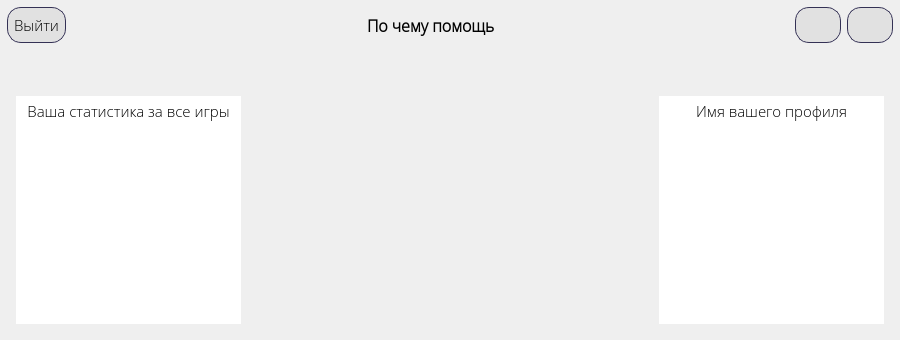
<?xml version="1.0" encoding="UTF-8"?>
<ui version="4.0">
 <class>Help_menu</class>
 <widget class="QDialog" name="Help_menu">
  <property name="geometry">
   <rect>
    <x>0</x>
    <y>0</y>
    <width>900</width>
    <height>340</height>
   </rect>
  </property>
  <property name="minimumSize">
   <size>
    <width>900</width>
    <height>340</height>
   </size>
  </property>
  <property name="maximumSize">
   <size>
    <width>900</width>
    <height>16777215</height>
   </size>
  </property>
  <property name="focusPolicy">
   <enum>Qt::StrongFocus</enum>
  </property>
  <property name="windowTitle">
   <string>Меню помощи</string>
  </property>
  <property name="windowIcon">
   <iconset>
    <normaloff>photo_data/help.png</normaloff>photo_data/help.png</iconset>
  </property>
  <property name="styleSheet">
   <string notr="true">QPushButton {
background-color: rgb(225, 225, 225);
border: 1px solid #343155;
padding: 6px; border-radius: 14px;}

QPushButton:hover, QPushButton:clicked { 
background-color: ; 
border: 1px solid rgb(37, 183, 211);}
QPushButton:pressed {
background-color:rgb(34, 169, 193);}
QTextBrowser{border: 0px;}</string>
  </property>
  <layout class="QGridLayout" name="gridLayout">
   <property name="leftMargin">
    <number>7</number>
   </property>
   <property name="topMargin">
    <number>7</number>
   </property>
   <property name="rightMargin">
    <number>7</number>
   </property>
   <property name="bottomMargin">
    <number>7</number>
   </property>
   <property name="horizontalSpacing">
    <number>6</number>
   </property>
   <item row="0" column="0">
    <layout class="QVBoxLayout" name="verticalLayout">
     <property name="spacing">
      <number>6</number>
     </property>
     <item>
      <layout class="QHBoxLayout" name="horizontalLayout">
       <item>
        <widget class="QPushButton" name="btn_exit">
         <property name="sizePolicy">
          <sizepolicy hsizetype="Preferred" vsizetype="Preferred">
           <horstretch>0</horstretch>
           <verstretch>0</verstretch>
          </sizepolicy>
         </property>
         <property name="font">
          <font>
           <family>Open Sans Light</family>
           <pointsize>11</pointsize>
          </font>
         </property>
         <property name="toolTip">
          <string>Выйти из меню помощи</string>
         </property>
         <property name="styleSheet">
          <string notr="true">QPushButton:hover, QPushButton:clicked { 
background-color: rgb(208, 208, 208); 
border: 1px solid rgb(225, 78, 78);}
QPushButton:pressed {
background-color:rgb(211, 79, 79);}</string>
         </property>
         <property name="text">
          <string>Выйти</string>
         </property>
         <property name="icon">
          <iconset>
           <normaloff>photo_data/exit.png</normaloff>photo_data/exit.png</iconset>
         </property>
        </widget>
       </item>
       <item>
        <spacer name="horizontalSpacer_2">
         <property name="orientation">
          <enum>Qt::Horizontal</enum>
         </property>
         <property name="sizeHint" stdset="0">
          <size>
           <width>40</width>
           <height>20</height>
          </size>
         </property>
        </spacer>
       </item>
       <item>
        <widget class="QLabel" name="label_about_what">
         <property name="font">
          <font>
           <family>Open Sans Light</family>
           <pointsize>12</pointsize>
           <weight>75</weight>
           <bold>true</bold>
          </font>
         </property>
         <property name="text">
          <string>По чему помощь</string>
         </property>
        </widget>
       </item>
       <item>
        <spacer name="horizontalSpacer">
         <property name="orientation">
          <enum>Qt::Horizontal</enum>
         </property>
         <property name="sizeHint" stdset="0">
          <size>
           <width>40</width>
           <height>20</height>
          </size>
         </property>
        </spacer>
       </item>
       <item>
        <widget class="QPushButton" name="btn_left">
         <property name="sizePolicy">
          <sizepolicy hsizetype="Preferred" vsizetype="Preferred">
           <horstretch>0</horstretch>
           <verstretch>0</verstretch>
          </sizepolicy>
         </property>
         <property name="toolTip">
          <string>Перелестнуть страницу влево</string>
         </property>
         <property name="text">
          <string/>
         </property>
         <property name="icon">
          <iconset>
           <normaloff>photo_data/arrow_left.png</normaloff>photo_data/arrow_left.png</iconset>
         </property>
         <property name="iconSize">
          <size>
           <width>25</width>
           <height>25</height>
          </size>
         </property>
        </widget>
       </item>
       <item>
        <widget class="QPushButton" name="btn_right">
         <property name="sizePolicy">
          <sizepolicy hsizetype="Preferred" vsizetype="Preferred">
           <horstretch>0</horstretch>
           <verstretch>0</verstretch>
          </sizepolicy>
         </property>
         <property name="toolTip">
          <string>Перелистнуть страницу вправо</string>
         </property>
         <property name="text">
          <string/>
         </property>
         <property name="icon">
          <iconset>
           <normaloff>photo_data/arrow_right.png</normaloff>photo_data/arrow_right.png</iconset>
         </property>
         <property name="iconSize">
          <size>
           <width>25</width>
           <height>25</height>
          </size>
         </property>
        </widget>
       </item>
      </layout>
     </item>
     <item>
      <widget class="QStackedWidget" name="stackedWidget_help">
       <property name="sizePolicy">
        <sizepolicy hsizetype="Expanding" vsizetype="Expanding">
         <horstretch>0</horstretch>
         <verstretch>0</verstretch>
        </sizepolicy>
       </property>
       <property name="currentIndex">
        <number>0</number>
       </property>
       <widget class="QWidget" name="page">
        <layout class="QGridLayout" name="gridLayout_2">
         <property name="topMargin">
          <number>0</number>
         </property>
         <item row="0" column="0">
          <layout class="QVBoxLayout" name="verticalLayout_2">
           <item>
            <widget class="QLabel" name="label">
             <property name="sizePolicy">
              <sizepolicy hsizetype="Preferred" vsizetype="Preferred">
               <horstretch>0</horstretch>
               <verstretch>0</verstretch>
              </sizepolicy>
             </property>
             <property name="minimumSize">
              <size>
               <width>0</width>
               <height>41</height>
              </size>
             </property>
             <property name="text">
              <string/>
             </property>
             <property name="pixmap">
              <pixmap>photo_data/first_help_page.jpg</pixmap>
             </property>
             <property name="scaledContents">
              <bool>true</bool>
             </property>
            </widget>
           </item>
           <item>
            <layout class="QHBoxLayout" name="horizontalLayout_2">
             <item>
              <widget class="QTextBrowser" name="textBrowser">
               <property name="font">
                <font>
                 <family>Open Sans Light</family>
                </font>
               </property>
               <property name="html">
                <string>&lt;!DOCTYPE HTML PUBLIC &quot;-//W3C//DTD HTML 4.0//EN&quot; &quot;http://www.w3.org/TR/REC-html40/strict.dtd&quot;&gt;
&lt;html&gt;&lt;head&gt;&lt;meta name=&quot;qrichtext&quot; content=&quot;1&quot; /&gt;&lt;style type=&quot;text/css&quot;&gt;
p, li { white-space: pre-wrap; }
&lt;/style&gt;&lt;/head&gt;&lt;body style=&quot; font-family:'Open Sans Light'; font-size:6.6pt; font-weight:400; font-style:normal;&quot;&gt;
&lt;p align=&quot;center&quot; style=&quot; margin-top:0px; margin-bottom:0px; margin-left:0px; margin-right:0px; -qt-block-indent:0; text-indent:0px;&quot;&gt;&lt;span style=&quot; font-size:11pt;&quot;&gt;Ваша статистика за все игры&lt;/span&gt;&lt;/p&gt;&lt;/body&gt;&lt;/html&gt;</string>
               </property>
              </widget>
             </item>
             <item>
              <spacer name="horizontalSpacer_4">
               <property name="orientation">
                <enum>Qt::Horizontal</enum>
               </property>
               <property name="sizeHint" stdset="0">
                <size>
                 <width>444</width>
                 <height>20</height>
                </size>
               </property>
              </spacer>
             </item>
             <item>
              <widget class="QTextBrowser" name="textBrowser_2">
               <property name="font">
                <font>
                 <family>Open Sans Light</family>
                </font>
               </property>
               <property name="html">
                <string>&lt;!DOCTYPE HTML PUBLIC &quot;-//W3C//DTD HTML 4.0//EN&quot; &quot;http://www.w3.org/TR/REC-html40/strict.dtd&quot;&gt;
&lt;html&gt;&lt;head&gt;&lt;meta name=&quot;qrichtext&quot; content=&quot;1&quot; /&gt;&lt;style type=&quot;text/css&quot;&gt;
p, li { white-space: pre-wrap; }
&lt;/style&gt;&lt;/head&gt;&lt;body style=&quot; font-family:'Open Sans Light'; font-size:6.6pt; font-weight:400; font-style:normal;&quot;&gt;
&lt;p align=&quot;center&quot; style=&quot; margin-top:0px; margin-bottom:0px; margin-left:0px; margin-right:0px; -qt-block-indent:0; text-indent:0px;&quot;&gt;&lt;span style=&quot; font-size:11pt;&quot;&gt;Имя вашего профиля&lt;/span&gt;&lt;/p&gt;&lt;/body&gt;&lt;/html&gt;</string>
               </property>
              </widget>
             </item>
            </layout>
           </item>
          </layout>
         </item>
        </layout>
       </widget>
       <widget class="QWidget" name="page_2">
        <layout class="QGridLayout" name="gridLayout_3">
         <property name="leftMargin">
          <number>0</number>
         </property>
         <property name="rightMargin">
          <number>0</number>
         </property>
         <item row="0" column="0">
          <layout class="QHBoxLayout" name="horizontalLayout_4">
           <item>
            <layout class="QVBoxLayout" name="verticalLayout_3">
             <property name="spacing">
              <number>2</number>
             </property>
             <item>
              <widget class="QLabel" name="label_4">
               <property name="sizePolicy">
                <sizepolicy hsizetype="Preferred" vsizetype="Preferred">
                 <horstretch>0</horstretch>
                 <verstretch>0</verstretch>
                </sizepolicy>
               </property>
               <property name="minimumSize">
                <size>
                 <width>0</width>
                 <height>43</height>
                </size>
               </property>
               <property name="maximumSize">
                <size>
                 <width>496</width>
                 <height>16777215</height>
                </size>
               </property>
               <property name="text">
                <string/>
               </property>
               <property name="pixmap">
                <pixmap>photo_data/second_help_page_1.jpg</pixmap>
               </property>
               <property name="scaledContents">
                <bool>true</bool>
               </property>
              </widget>
             </item>
             <item>
              <widget class="QTextBrowser" name="textBrowser_3">
               <property name="font">
                <font>
                 <family>Open Sans Light</family>
                </font>
               </property>
               <property name="html">
                <string>&lt;!DOCTYPE HTML PUBLIC &quot;-//W3C//DTD HTML 4.0//EN&quot; &quot;http://www.w3.org/TR/REC-html40/strict.dtd&quot;&gt;
&lt;html&gt;&lt;head&gt;&lt;meta name=&quot;qrichtext&quot; content=&quot;1&quot; /&gt;&lt;style type=&quot;text/css&quot;&gt;
p, li { white-space: pre-wrap; }
&lt;/style&gt;&lt;/head&gt;&lt;body style=&quot; font-family:'Open Sans Light'; font-size:6.6pt; font-weight:400; font-style:normal;&quot;&gt;
&lt;p align=&quot;center&quot; style=&quot; margin-top:0px; margin-bottom:0px; margin-left:0px; margin-right:0px; -qt-block-indent:0; text-indent:0px;&quot;&gt;&lt;span style=&quot; font-size:11pt;&quot;&gt;Все коллекции, которые у вас есть&lt;/span&gt;&lt;/p&gt;&lt;/body&gt;&lt;/html&gt;</string>
               </property>
              </widget>
             </item>
            </layout>
           </item>
           <item>
            <layout class="QVBoxLayout" name="verticalLayout_4">
             <property name="spacing">
              <number>1</number>
             </property>
             <item>
              <widget class="QLabel" name="label_5">
               <property name="sizePolicy">
                <sizepolicy hsizetype="Preferred" vsizetype="Preferred">
                 <horstretch>0</horstretch>
                 <verstretch>0</verstretch>
                </sizepolicy>
               </property>
               <property name="minimumSize">
                <size>
                 <width>0</width>
                 <height>43</height>
                </size>
               </property>
               <property name="maximumSize">
                <size>
                 <width>16777215</width>
                 <height>16777215</height>
                </size>
               </property>
               <property name="text">
                <string/>
               </property>
               <property name="pixmap">
                <pixmap>photo_data/second_help_page_2.jpg</pixmap>
               </property>
               <property name="scaledContents">
                <bool>true</bool>
               </property>
              </widget>
             </item>
             <item>
              <layout class="QHBoxLayout" name="horizontalLayout_3">
               <property name="spacing">
                <number>2</number>
               </property>
               <item>
                <widget class="QTextBrowser" name="textBrowser_5">
                 <property name="sizePolicy">
                  <sizepolicy hsizetype="Preferred" vsizetype="Expanding">
                   <horstretch>0</horstretch>
                   <verstretch>0</verstretch>
                  </sizepolicy>
                 </property>
                 <property name="maximumSize">
                  <size>
                   <width>137</width>
                   <height>16777215</height>
                  </size>
                 </property>
                 <property name="font">
                  <font>
                   <family>Open Sans Light</family>
                  </font>
                 </property>
                 <property name="html">
                  <string>&lt;!DOCTYPE HTML PUBLIC &quot;-//W3C//DTD HTML 4.0//EN&quot; &quot;http://www.w3.org/TR/REC-html40/strict.dtd&quot;&gt;
&lt;html&gt;&lt;head&gt;&lt;meta name=&quot;qrichtext&quot; content=&quot;1&quot; /&gt;&lt;style type=&quot;text/css&quot;&gt;
p, li { white-space: pre-wrap; }
&lt;/style&gt;&lt;/head&gt;&lt;body style=&quot; font-family:'Open Sans Light'; font-size:6.6pt; font-weight:400; font-style:normal;&quot;&gt;
&lt;p align=&quot;center&quot; style=&quot; margin-top:0px; margin-bottom:0px; margin-left:0px; margin-right:0px; -qt-block-indent:0; text-indent:0px;&quot;&gt;&lt;span style=&quot; font-size:11pt;&quot;&gt;Добавить новую коллекцию&lt;/span&gt;&lt;/p&gt;&lt;/body&gt;&lt;/html&gt;</string>
                 </property>
                </widget>
               </item>
               <item>
                <widget class="QTextBrowser" name="textBrowser_6">
                 <property name="sizePolicy">
                  <sizepolicy hsizetype="Preferred" vsizetype="Expanding">
                   <horstretch>0</horstretch>
                   <verstretch>0</verstretch>
                  </sizepolicy>
                 </property>
                 <property name="maximumSize">
                  <size>
                   <width>137</width>
                   <height>16777215</height>
                  </size>
                 </property>
                 <property name="font">
                  <font>
                   <family>Open Sans Light</family>
                  </font>
                 </property>
                 <property name="html">
                  <string>&lt;!DOCTYPE HTML PUBLIC &quot;-//W3C//DTD HTML 4.0//EN&quot; &quot;http://www.w3.org/TR/REC-html40/strict.dtd&quot;&gt;
&lt;html&gt;&lt;head&gt;&lt;meta name=&quot;qrichtext&quot; content=&quot;1&quot; /&gt;&lt;style type=&quot;text/css&quot;&gt;
p, li { white-space: pre-wrap; }
&lt;/style&gt;&lt;/head&gt;&lt;body style=&quot; font-family:'Open Sans Light'; font-size:6.6pt; font-weight:400; font-style:normal;&quot;&gt;
&lt;p align=&quot;center&quot; style=&quot; margin-top:0px; margin-bottom:0px; margin-left:0px; margin-right:0px; -qt-block-indent:0; text-indent:0px;&quot;&gt;&lt;span style=&quot; font-size:11pt;&quot;&gt;Удалить коллекцию, которая выбрана сейчас&lt;/span&gt;&lt;/p&gt;&lt;/body&gt;&lt;/html&gt;</string>
                 </property>
                </widget>
               </item>
               <item>
                <widget class="QTextBrowser" name="textBrowser_7">
                 <property name="sizePolicy">
                  <sizepolicy hsizetype="Preferred" vsizetype="Expanding">
                   <horstretch>0</horstretch>
                   <verstretch>0</verstretch>
                  </sizepolicy>
                 </property>
                 <property name="maximumSize">
                  <size>
                   <width>137</width>
                   <height>16777215</height>
                  </size>
                 </property>
                 <property name="font">
                  <font>
                   <family>Open Sans Light</family>
                  </font>
                 </property>
                 <property name="html">
                  <string>&lt;!DOCTYPE HTML PUBLIC &quot;-//W3C//DTD HTML 4.0//EN&quot; &quot;http://www.w3.org/TR/REC-html40/strict.dtd&quot;&gt;
&lt;html&gt;&lt;head&gt;&lt;meta name=&quot;qrichtext&quot; content=&quot;1&quot; /&gt;&lt;style type=&quot;text/css&quot;&gt;
p, li { white-space: pre-wrap; }
&lt;/style&gt;&lt;/head&gt;&lt;body style=&quot; font-family:'Open Sans Light'; font-size:6.6pt; font-weight:400; font-style:normal;&quot;&gt;
&lt;p align=&quot;center&quot; style=&quot; margin-top:0px; margin-bottom:0px; margin-left:0px; margin-right:0px; -qt-block-indent:0; text-indent:0px;&quot;&gt;&lt;span style=&quot; font-size:11pt;&quot;&gt;Изменить название коллекции, которая выбрана сейчас&lt;/span&gt;&lt;/p&gt;&lt;/body&gt;&lt;/html&gt;</string>
                 </property>
                </widget>
               </item>
              </layout>
             </item>
            </layout>
           </item>
          </layout>
         </item>
        </layout>
       </widget>
       <widget class="QWidget" name="page_3">
        <layout class="QGridLayout" name="gridLayout_4">
         <item row="0" column="0">
          <layout class="QHBoxLayout" name="horizontalLayout_6">
           <item>
            <layout class="QVBoxLayout" name="verticalLayout_6">
             <item>
              <widget class="QLabel" name="label_6">
               <property name="sizePolicy">
                <sizepolicy hsizetype="Preferred" vsizetype="Preferred">
                 <horstretch>0</horstretch>
                 <verstretch>0</verstretch>
                </sizepolicy>
               </property>
               <property name="minimumSize">
                <size>
                 <width>0</width>
                 <height>43</height>
                </size>
               </property>
               <property name="maximumSize">
                <size>
                 <width>524</width>
                 <height>16777215</height>
                </size>
               </property>
               <property name="text">
                <string/>
               </property>
               <property name="pixmap">
                <pixmap>photo_data/third_help_page_1.jpg</pixmap>
               </property>
               <property name="scaledContents">
                <bool>true</bool>
               </property>
              </widget>
             </item>
             <item>
              <spacer name="verticalSpacer">
               <property name="orientation">
                <enum>Qt::Vertical</enum>
               </property>
               <property name="sizeHint" stdset="0">
                <size>
                 <width>20</width>
                 <height>40</height>
                </size>
               </property>
              </spacer>
             </item>
            </layout>
           </item>
           <item>
            <spacer name="horizontalSpacer_5">
             <property name="orientation">
              <enum>Qt::Horizontal</enum>
             </property>
             <property name="sizeHint" stdset="0">
              <size>
               <width>587</width>
               <height>20</height>
              </size>
             </property>
            </spacer>
           </item>
           <item>
            <layout class="QVBoxLayout" name="verticalLayout_5">
             <item>
              <widget class="QLabel" name="label_7">
               <property name="sizePolicy">
                <sizepolicy hsizetype="Preferred" vsizetype="Preferred">
                 <horstretch>0</horstretch>
                 <verstretch>0</verstretch>
                </sizepolicy>
               </property>
               <property name="minimumSize">
                <size>
                 <width>0</width>
                 <height>43</height>
                </size>
               </property>
               <property name="maximumSize">
                <size>
                 <width>16777215</width>
                 <height>16777215</height>
                </size>
               </property>
               <property name="text">
                <string/>
               </property>
               <property name="pixmap">
                <pixmap>photo_data/third_help_page_2.jpg</pixmap>
               </property>
               <property name="scaledContents">
                <bool>true</bool>
               </property>
              </widget>
             </item>
             <item>
              <layout class="QHBoxLayout" name="horizontalLayout_5">
               <item>
                <widget class="QTextBrowser" name="textBrowser_4">
                 <property name="font">
                  <font>
                   <family>Open Sans Light</family>
                  </font>
                 </property>
                 <property name="html">
                  <string>&lt;!DOCTYPE HTML PUBLIC &quot;-//W3C//DTD HTML 4.0//EN&quot; &quot;http://www.w3.org/TR/REC-html40/strict.dtd&quot;&gt;
&lt;html&gt;&lt;head&gt;&lt;meta name=&quot;qrichtext&quot; content=&quot;1&quot; /&gt;&lt;style type=&quot;text/css&quot;&gt;
p, li { white-space: pre-wrap; }
&lt;/style&gt;&lt;/head&gt;&lt;body style=&quot; font-family:'Open Sans Light'; font-size:6.6pt; font-weight:400; font-style:normal;&quot;&gt;
&lt;p align=&quot;center&quot; style=&quot; margin-top:0px; margin-bottom:0px; margin-left:0px; margin-right:0px; -qt-block-indent:0; text-indent:0px;&quot;&gt;&lt;span style=&quot; font-size:11pt;&quot;&gt;Добавить карточку&lt;/span&gt;&lt;/p&gt;&lt;/body&gt;&lt;/html&gt;</string>
                 </property>
                </widget>
               </item>
               <item>
                <widget class="QTextBrowser" name="textBrowser_8">
                 <property name="font">
                  <font>
                   <family>Open Sans Light</family>
                  </font>
                 </property>
                 <property name="html">
                  <string>&lt;!DOCTYPE HTML PUBLIC &quot;-//W3C//DTD HTML 4.0//EN&quot; &quot;http://www.w3.org/TR/REC-html40/strict.dtd&quot;&gt;
&lt;html&gt;&lt;head&gt;&lt;meta name=&quot;qrichtext&quot; content=&quot;1&quot; /&gt;&lt;style type=&quot;text/css&quot;&gt;
p, li { white-space: pre-wrap; }
&lt;/style&gt;&lt;/head&gt;&lt;body style=&quot; font-family:'Open Sans Light'; font-size:6.6pt; font-weight:400; font-style:normal;&quot;&gt;
&lt;p align=&quot;center&quot; style=&quot; margin-top:0px; margin-bottom:0px; margin-left:0px; margin-right:0px; -qt-block-indent:0; text-indent:0px;&quot;&gt;&lt;span style=&quot; font-size:11pt;&quot;&gt;Удалить выделенную карту&lt;/span&gt;&lt;/p&gt;&lt;/body&gt;&lt;/html&gt;</string>
                 </property>
                </widget>
               </item>
              </layout>
             </item>
            </layout>
           </item>
          </layout>
         </item>
        </layout>
       </widget>
       <widget class="QWidget" name="page_4">
        <layout class="QGridLayout" name="gridLayout_5">
         <item row="0" column="0">
          <layout class="QVBoxLayout" name="verticalLayout_7">
           <item>
            <widget class="QLabel" name="label_8">
             <property name="sizePolicy">
              <sizepolicy hsizetype="Preferred" vsizetype="Preferred">
               <horstretch>0</horstretch>
               <verstretch>0</verstretch>
              </sizepolicy>
             </property>
             <property name="minimumSize">
              <size>
               <width>0</width>
               <height>43</height>
              </size>
             </property>
             <property name="maximumSize">
              <size>
               <width>16777215</width>
               <height>16777215</height>
              </size>
             </property>
             <property name="text">
              <string/>
             </property>
             <property name="pixmap">
              <pixmap>photo_data/fourth_help_page.jpg</pixmap>
             </property>
             <property name="scaledContents">
              <bool>true</bool>
             </property>
            </widget>
           </item>
           <item>
            <widget class="QTextBrowser" name="textBrowser_9">
             <property name="font">
              <font>
               <family>Open Sans Light</family>
              </font>
             </property>
             <property name="html">
              <string>&lt;!DOCTYPE HTML PUBLIC &quot;-//W3C//DTD HTML 4.0//EN&quot; &quot;http://www.w3.org/TR/REC-html40/strict.dtd&quot;&gt;
&lt;html&gt;&lt;head&gt;&lt;meta name=&quot;qrichtext&quot; content=&quot;1&quot; /&gt;&lt;style type=&quot;text/css&quot;&gt;
p, li { white-space: pre-wrap; }
&lt;/style&gt;&lt;/head&gt;&lt;body style=&quot; font-family:'Open Sans Light'; font-size:6.6pt; font-weight:400; font-style:normal;&quot;&gt;
&lt;p align=&quot;center&quot; style=&quot; margin-top:0px; margin-bottom:0px; margin-left:0px; margin-right:0px; -qt-block-indent:0; text-indent:0px;&quot;&gt;&lt;span style=&quot; font-size:11pt;&quot;&gt;Чтобы зайти в карточку, изменить её или посмотреть что это вообще за карта, нажмите на неё дважды&lt;/span&gt;&lt;/p&gt;&lt;/body&gt;&lt;/html&gt;</string>
             </property>
            </widget>
           </item>
          </layout>
         </item>
        </layout>
       </widget>
      </widget>
     </item>
    </layout>
   </item>
  </layout>
 </widget>
 <resources/>
 <connections/>
</ui>
